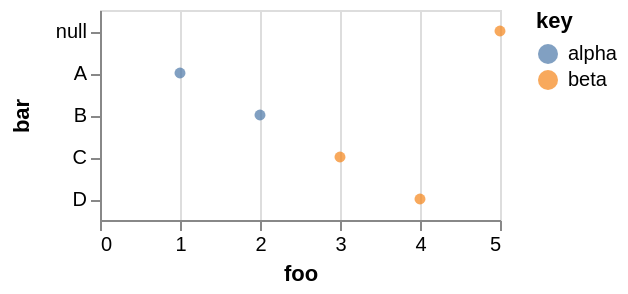

This figure's Vega-Lite source:
### Vega specification from a JSON file in a GitHub repository (floating-point values rounded to 4 significant figures)
{"$schema": "https://vega.github.io/schema/vega/v4.json", "autosize": "pad", "padding": 5, "width": 200, "style": "cell", "data": [{"name": "source_0", "values": [{"key": "alpha", "foo": [1, 2], "bar": ["A", "B"]}, {"key": "beta", "foo": [3, 4, 5], "bar": ["C", "D"]}]}, {"name": "data_0", "source": "source_0", "transform": [{"type": "flatten", "fields": ["foo", "bar"], "as": ["foo", "bar"]}, {"type": "filter", "expr": "datum[\"foo\"] !== null && !isNaN(datum[\"foo\"])"}]}], "signals": [{"name": "y_step", "value": 21}, {"name": "height", "update": "bandspace(domain('y').length, 1, 0.5) * y_step"}], "marks": [{"name": "marks", "type": "symbol", "style": ["circle"], "from": {"data": "data_0"}, "encode": {"update": {"opacity": {"value": 0.7}, "fill": {"scale": "color", "field": "key"}, "tooltip": {"signal": "{\"foo\": format(datum[\"foo\"], \"\"), \"bar\": ''+datum[\"bar\"], \"key\": ''+datum[\"key\"]}"}, "x": {"scale": "x", "field": "foo"}, "y": {"scale": "y", "field": "bar"}, "shape": {"value": "circle"}}}}], "scales": [{"name": "x", "type": "linear", "domain": {"data": "data_0", "field": "foo"}, "range": [0, {"signal": "width"}], "nice": true, "zero": true}, {"name": "y", "type": "point", "domain": {"data": "data_0", "field": "bar", "sort": true}, "range": {"step": {"signal": "y_step"}}, "padding": 0.5}, {"name": "color", "type": "ordinal", "domain": {"data": "data_0", "field": "key", "sort": true}, "range": "category"}], "axes": [{"scale": "x", "orient": "bottom", "grid": false, "title": "foo", "labelFlush": true, "labelOverlap": true, "tickCount": {"signal": "ceil(width/40)"}, "zindex": 1}, {"scale": "x", "orient": "bottom", "grid": true, "gridScale": "y", "tickCount": {"signal": "ceil(width/40)"}, "domain": false, "labels": false, "maxExtent": 0, "minExtent": 0, "ticks": false, "zindex": 0}, {"scale": "y", "orient": "left", "grid": false, "title": "bar", "zindex": 1}], "legends": [{"fill": "color", "title": "key", "encode": {"symbols": {"update": {"shape": {"value": "circle"}, "opacity": {"value": 0.7}}}}}], "config": {"axisY": {"minExtent": 30}}}
